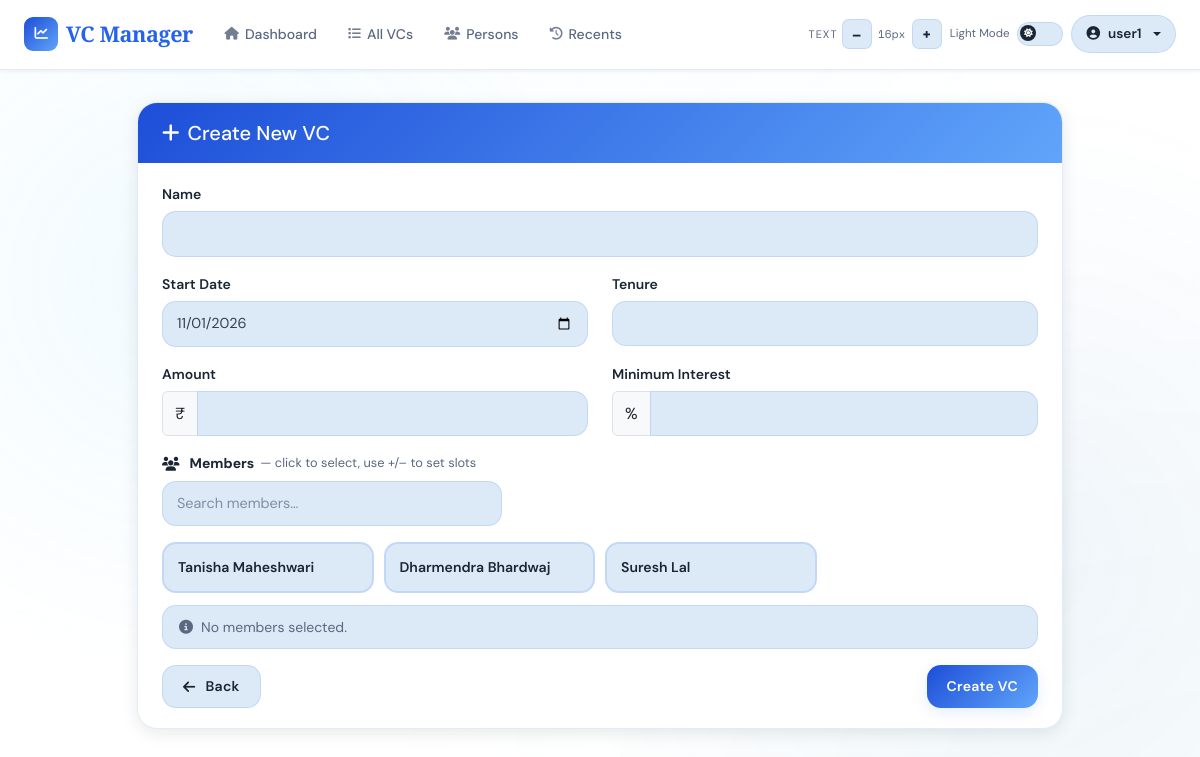
Screenshot of /vc/create (signed in) with the database file from the repository.
### app/models/user.py (models this page shows, shortened)
class User(UserMixin, db.Model):
    __tablename__ = 'users'
    id = db.Column(db.Integer, primary_key=True)
    email = db.Column(db.String(120), unique=True, nullable=False, index=True)
    name = db.Column(db.String(120), nullable=False)
    password_hash = db.Column(db.String(255), nullable=True)  # Nullable for OAuth-only users
    google_id = db.Column(db.String(255), unique=True, nullable=True)  # For OAuth users
    created_at = db.Column(db.DateTime, default=datetime.utcnow)
    last_login = db.Column(db.DateTime, nullable=True)
    vcs = db.relationship('VC', backref='user', lazy=True, cascade='all, delete-orphan')
    persons = db.relationship('Person', backref='user', lazy=True, cascade='all, delete-orphan')

### app/models/person.py (models this page shows, shortened)
class Person(db.Model):
    __tablename__ = 'persons'
    id = db.Column(db.Integer, primary_key=True)
    user_id = db.Column(db.Integer, db.ForeignKey('users.id'), nullable=False, index=True)
    name = db.Column(db.String(80), nullable=False)
    short_name = db.Column(db.String(20), nullable=False)
    phone = db.Column(db.String(20), nullable=True)
    phone2 = db.Column(db.String(20), nullable=True)
    opening_balance = db.Column(db.Float, default=0.0, nullable=True)
    created_at = db.Column(db.DateTime, default=datetime.utcnow)
    __table_args__ = (
        db.UniqueConstraint('user_id', 'name',       name='uq_person_user_name'),
        db.UniqueConstraint('user_id', 'short_name', name='uq_person_user_short_name'),
    )
    payments = db.relationship(
        'Payment',
        backref='person',
        cascade='all, delete-orphan',
        passive_deletes=True
    )
    ledger_entries = db.relationship(
        'LedgerEntry',
        back_populates='person',
        cascade='all, delete-orphan'
    )
    transactions = db.relationship(
        'Transaction',
        back_populates='person',
        cascade='all, delete-orphan'
    )

### app/routes/vc.py (the view, shortened to what this page needs)
@vc_bp.route('/create', methods=['GET', 'POST'])
@login_required
def create_vc():
    print(f"DEBUG raw request.form = {dict(request.form)}")
    form = VCForm()
    form.members.choices = [
        (p.id, p.name)
        for p in Person.query.filter_by(user_id=current_user.id).all()
    ]
    last_vc        = VC.query.order_by(VC.vc_number.desc()).first()
    next_vc_number = (last_vc.vc_number + 1) if last_vc else 1
    return render_template('vc/create.html', form=form, vc_number=next_vc_number)

### app/forms.py (shortened to what this page needs)
class VCForm(FlaskForm):
    name         = StringField("Name",           validators=[DataRequired()])
    start_date   = DateField("Start Date",       format='%Y-%m-%d', validators=[DataRequired()], default=datetime.now)
    amount       = FloatField("Amount",          validators=[DataRequired(), NumberRange(min=1)])
    min_interest = FloatField("Minimum Interest",validators=[DataRequired(), NumberRange(min=0)])
    tenure       = IntegerField("Tenure",        validators=[DataRequired()])
    narration    = TextAreaField("Narration")
    members      = MultiCheckboxField("Members", coerce=int)
    submit = SubmitField("Create")

### templates/vc/create.html (shortened to what this page needs)
{% extends "base.html" %}
{% block content %}
<div class="row">
    <div class="col-md-10 mx-auto">
        <div class="card">
            <div class="card-header">
                <h5 class="mb-0"><i class="fas fa-plus me-2"></i>Create New VC</h5>
            </div>
            <div class="card-body">
                <form method="POST" id="createVCForm">
                    <div class="row mb-3">
                        <div class="col-md-12">
                            {{ form.name.label(class="form-label") }}
                            {{ form.name(class="form-control") }}
                        </div>
                    </div>
                    <div class="row mb-3">
                        <div class="col-md-6">
                            {{ form.start_date.label(class="form-label") }}
                            {{ form.start_date(class="form-control") }}
                        </div>
                        <div class="col-md-6">
                            {{ form.tenure.label(class="form-label") }}
                            {{ form.tenure(class="form-control") }}
                        </div>
                    </div>
                    <div class="row mb-3">
                        <div class="col-md-6">
                            {{ form.amount.label(class="form-label") }}
                            <div class="input-group">
                                <span class="input-group-text">₹</span>
                                {{ form.amount(class="form-control") }}
                            </div>
                        </div>
                        <div class="col-md-6">
                            {{ form.min_interest.label(class="form-label") }}
                            <div class="input-group">
                                <span class="input-group-text">%</span>
                                {{ form.min_interest(class="form-control") }}
                            </div>
                        </div>
                    </div>
                    <div class="mb-3">
                        <label class="form-label fw-bold">
                            <i class="fas fa-users me-1"></i>Members
                            <span style="font-weight:400;color:var(--text-muted);font-size:0.8rem;">
                                — click to select, use +/– to set slots
                            </span>
                        </label>
                        <input type="text" class="form-control mb-3"
                               id="memberSearch" placeholder="Search members…">
                        <div class="member-grid" id="memberGrid">
                            {% for subfield in form.members %}
                            <div class="member-tile"
                                 data-id="{{ subfield.data }}"
                                 data-name="{{ subfield.label.text }}"
                                 onclick="toggleMember(event, this)">
                                <span class="member-name">{{ subfield.label.text }}</span>
                            </div>
                            {% endfor %}
                        </div>
                        <div class="slot-summary">
                            <i class="fas fa-info-circle"></i>
                            <span id="summaryText">No members selected.</span>
                        </div>
                    </div>
                    <div class="d-flex justify-content-between">
                        <a href="{{ url_for('vc.vcs_list') }}" class="btn btn-secondary">
                            <i class="fas fa-arrow-left me-1"></i>Back
                        </a>
                        <button type="submit" class="btn btn-primary">Create VC</button>
                    </div>
                </form>
            </div>
        </div>
    </div>
</div>
{% endblock %}

### templates/base.html (shortened to what this page needs)
<!DOCTYPE html>
<html lang="en" data-theme="light">
<head>
    <link href="https://cdnjs.cloudflare.com/ajax/libs/font-awesome/6.5.0/css/all.min.css" rel="stylesheet">
    <link href="https://cdn.jsdelivr.net/npm/bootstrap@5.3.0/dist/css/bootstrap.min.css" rel="stylesheet">
    <link rel="stylesheet" href="https://cdn.jsdelivr.net/npm/swiper@11/swiper-bundle.min.css" />
</head>
<body>
<nav class="navbar navbar-expand-lg" role="navigation" aria-label="Main navigation">
    <div class="container-fluid px-4">
        <a class="navbar-brand" href="{{ url_for('dashboard.index') }}">
            <div class="brand-icon" aria-hidden="true"><i class="fas fa-chart-line"></i></div>
            VC Manager
        </a>
        <div class="collapse navbar-collapse" id="navbarNav">
            {% if current_user.is_authenticated %}
            <ul class="navbar-nav me-auto d-none d-md-flex">
                <li class="nav-item"><a class="nav-link" href="{{ url_for('dashboard.index') }}"><i class="fas fa-home"></i>Dashboard</a></li>
                <li class="nav-item"><a class="nav-link" href="{{ url_for('vc.vcs_list') }}"><i class="fas fa-list"></i>All VCs</a></li>
                <li class="nav-item"><a class="nav-link" href="{{ url_for('person.persons') }}"><i class="fas fa-users"></i>Persons</a></li>
                <li class="nav-item"><a class="nav-link" href="{{ url_for('transactions.recent_transactions') }}"><i class="fas fa-history"></i>Recents</a></li>
            </ul>
            {% endif %}
            <div class="d-flex align-items-center ms-auto gap-2 mt-2 mt-lg-0">
                <div class="d-flex align-items-center gap-1" role="toolbar" aria-label="Font size">
                    <span class="a11y-label d-none d-xl-inline">Text</span>
                    <button class="fs-btn" id="fsDecrease" aria-label="Decrease font size">–</button>
                    <span class="fs-display" id="fsDisplay" aria-live="polite">16px</span>
                    <button class="fs-btn" id="fsIncrease" aria-label="Increase font size">+</button>
                </div>
                <div class="d-flex align-items-center gap-2" aria-label="Theme">
                    <span class="toggle-label-text d-none d-xl-inline" id="themeLabel">Dark</span>
                    <label class="toggle-switch" aria-label="Toggle light/dark mode">
                        <div class="toggle-track"></div>
                        <div class="toggle-thumb"><i class="fas fa-moon" id="toggleIcon"></i></div>
                    </label>
                </div>
                {% if current_user.is_authenticated %}
                <div class="dropdown">
                    <button class="user-btn dropdown-toggle" type="button" data-bs-toggle="dropdown" aria-expanded="false">
                        <i class="fas fa-user-circle"></i>
                        <span class="d-none d-sm-inline">{{ current_user.name }}</span>
                    </button>
                </div>
                {% endif %}
            </div>
        </div>
    </div>
</nav>
<main class="main-content" role="main">
    <div class="container">
        {% block content %}{% endblock %}
    </div>
</main>
</body>
</html>

### templates/vc/create.html (style rules this page uses)
.member-grid { display: grid; grid-template-columns: repeat(auto-fill, minmax(180px, 1fr)); gap: 10px; margin-top: 8px; }
.member-tile { position: relative; border: 2px solid var(--border); border-radius: var(--radius-md); background: var(--surface2); padding: 12px 14px; cursor: pointer; transition: all 0.2s; user-select: none; display: flex; align-items: center; justify-content: space-between; gap: 10px; }
.member-name { font-weight: 600; font-size: 0.88rem; color: var(--text); flex: 1; white-space: nowrap; overflow: hidden; text-overflow: ellipsis; }
.slot-summary { display: flex; align-items: center; gap: 8px; margin-top: 12px; padding: 10px 16px; background: var(--surface2); border-radius: var(--radius-md); border: 1px solid var(--border); font-size: 0.875rem; color: var(--text-muted); flex-wrap: wrap; }
#memberSearch { max-width: 340px; }

### rows the page displays
User: name "user1"
Person: label.text "Tanisha Maheshwari"
Person: label.text "Dharmendra Bhardwaj"
Person: label.text "Suresh Lal"
